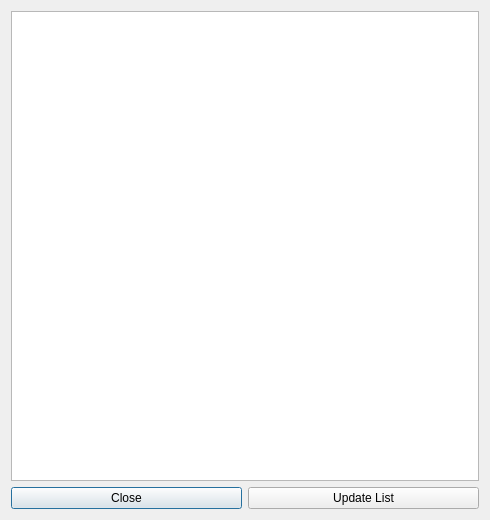
<?xml version="1.0" encoding="UTF-8"?>
<ui version="4.0">
 <class>TaskListDialog</class>
 <widget class="QDialog" name="TaskListDialog">
  <property name="geometry">
   <rect>
    <x>0</x>
    <y>0</y>
    <width>490</width>
    <height>520</height>
   </rect>
  </property>
  <property name="windowTitle">
   <string>Dialog</string>
  </property>
  <layout class="QVBoxLayout" name="verticalLayout">
   <item>
    <widget class="QTableView" name="taskListView"/>
   </item>
   <item>
    <layout class="QHBoxLayout" name="horizontalLayout">
     <item>
      <widget class="QPushButton" name="closeBtn">
       <property name="text">
        <string>Close</string>
       </property>
      </widget>
     </item>
     <item>
      <widget class="QPushButton" name="updateBtn">
       <property name="text">
        <string>Update List</string>
       </property>
      </widget>
     </item>
    </layout>
   </item>
  </layout>
 </widget>
 <resources/>
 <connections/>
</ui>
